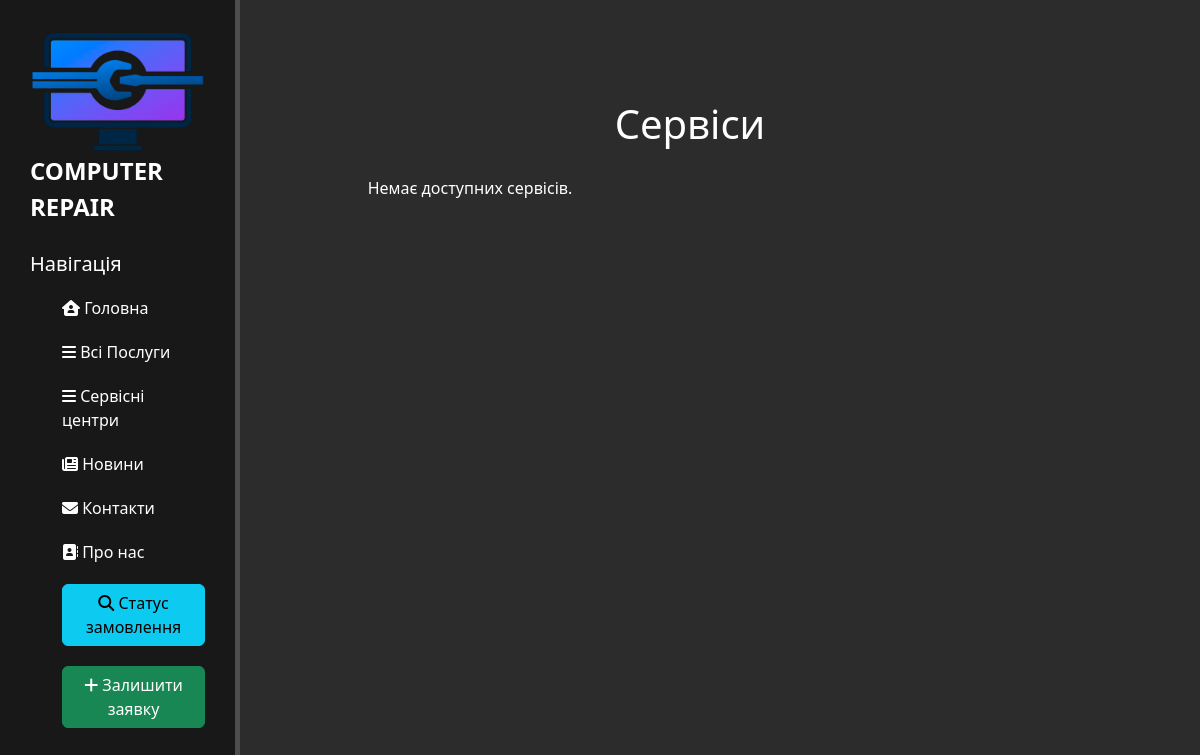
/services/, run on an earlier commit of the app's database.
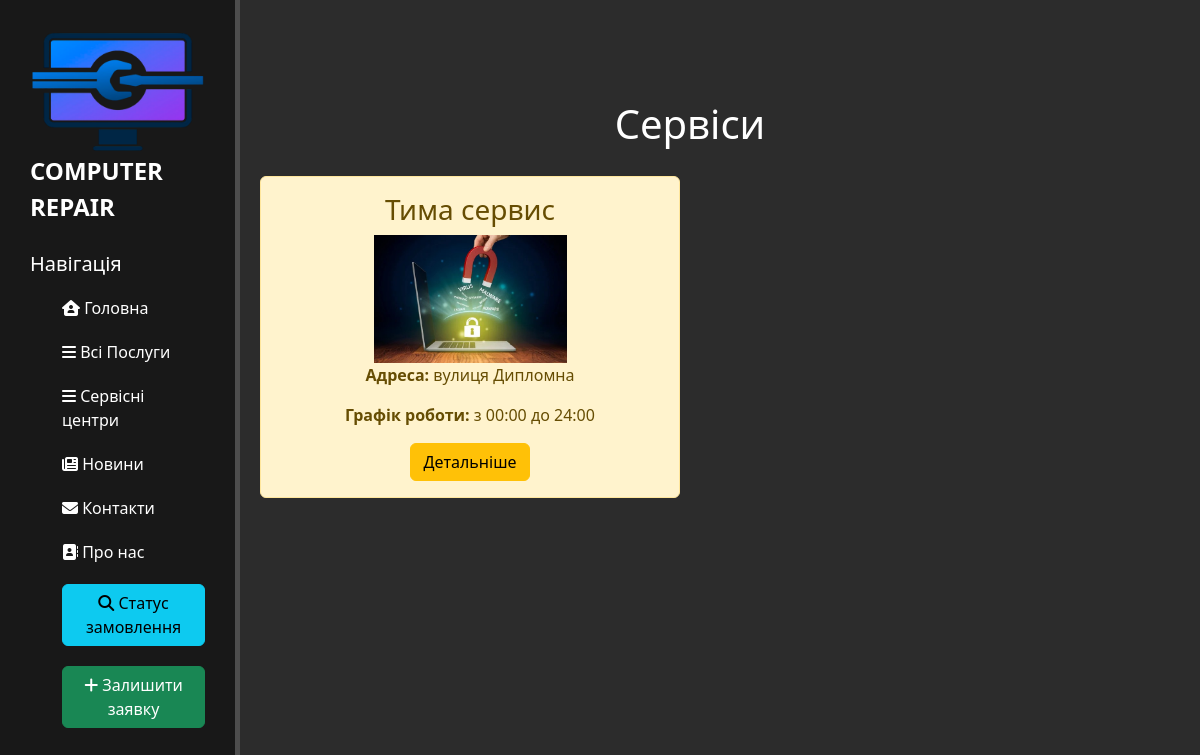
And on a later commit of the database.
### services/models.py (models this page shows, shortened)
class Service(models.Model):
    name = models.CharField("Назва сервісу", max_length=100)
    address = models.CharField("Адреса", max_length=250)
    work_time = models.CharField("Графік роботи", max_length=100)
    description = models.TextField("Опис", blank=True)
    contact_info = models.CharField("Контактні дані", max_length=250, blank=True)
    image = models.ImageField("Зображення", upload_to='services/', blank=True, null=True)

### services/views.py (the view)
# urls.py: path('', views.services_list, name='services_list'),
def services_list(request):
    services = Service.objects.all()
    return render(request, 'services/services_list.html', {'services': services})

### services/templates/services/services_list.html (shortened to what this page needs)
{% extends 'main/layout.html' %}
{% load static %}
{% block content %}
<div class="features">
    <h1>Сервіси</h1>
    <div class="features-container">
        {% for service in services %}
            <div class="alert alert-warning text-center">
                <h3>{{ service.name }}</h3>
                {% if service.image %}
                    <img src="{{ service.image.url }}" alt="{{ service.name }}" class="feature-img">
                {% endif %}
                <p><strong>Адреса:</strong> {{ service.address }}</p>
                <p><strong>Графік роботи:</strong> {{ service.work_time }}</p>
                <a href="{% url 'service_detail' service.id %}" class="btn btn-warning">Детальніше</a>
            </div>
        {% empty %}
            <p>Немає доступних сервісів.</p>
        {% endfor %}
    </div>
</div>
{% endblock %}

What changed in the data, as far as the page shows it:
added Service: name "Тима сервис", image (picture), address "вулиця Дипломна", work_time "з 00:00 до 24:00"
Also different on the page:
text no longer shown: "Немає доступних сервісів."
